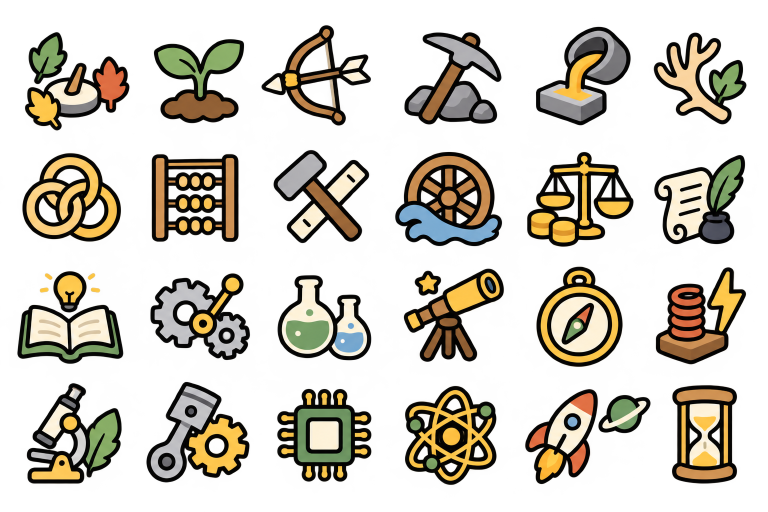
#> input picture source-assets/simple-book-v31/research-resources-a/research-subjects.png, 1536 x 1024 px, found by its file name (shown at 1/2 size); its folder holds 2 pictures in this run
$ python build-source-crops.py
#> lines starting #> are read from the running program, lines starting #| are printed output that depends on the picture; after the words box and inside, x2 and y2 are one past the last pixel; in counts of white or black regions, pixels touching at a corner belong together
from pathlib import Path
from PIL import Image
from scipy.ndimage import label, find_objects
import numpy as np
import json
root=Path('/workspace/shared/beargame-simple/research-resources-a')
groups={
'research-subjects':{
'seasons':[3,7], 'agriculture':[6], 'hunting':[1], 'mining':[4], 'metallurgy':[2], 'husbandry':[5],
'society':[11], 'mathematics':[12], 'construction':[8], 'hydraulics':[9], 'currency':[10], 'writing':[13],
'philosophy':[18,19,20,23,24,25], 'machinery':[21], 'chemistry':[22], 'astronomy':[16,17], 'navigation':[14], 'electricity':[15],
'biology':[27], 'industry':[26], 'computing':[30], 'nuclear':[29], 'space':[31,32], 'time':[28]},
'semantic-resources-a':{
'manpower':[1,7], 'furs':[5], 'ivory':[2], 'paragon':[3], 'unobtainium':[4], 'titanium':[6],
'oil':[8], 'elderBox':[10], 'wrappingPaper':[12], 'slab':[13], 'plate':[11], 'scaffold':[9],
'concrete':[15], 'alloy':[18], 'eludium':[19], 'ship':[14], 'parchment':[16], 'manuscript':[17],
'compendium':[21], 'blueprint':[23], 'uranium':[24], 'thorium':[25], 'kerosene':[22], 'antimatter':[20]}}
result={}
for atlas,defs in groups.items():
 im=Image.open(root/(atlas+'.png')); a=np.asarray(im)[:,:,3]
#> further down, im is the input picture: PIL image 1536x1024 RGBA; mean R, G, B, A 81.1, 72, 50.8, 83.8
#> after `a = np.asarray(im)[:, :, 3]`:
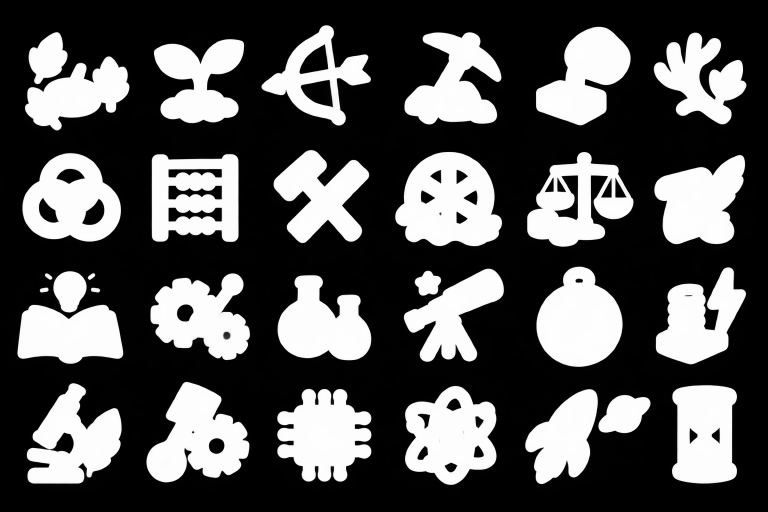
#> a: shape (1024, 1536) (shown at 1/2 size); min 0, max 254, mean 83.8
 labels,count=label(a>32); regions=find_objects(labels)
#> after `labels, count = label(a > 32)`:
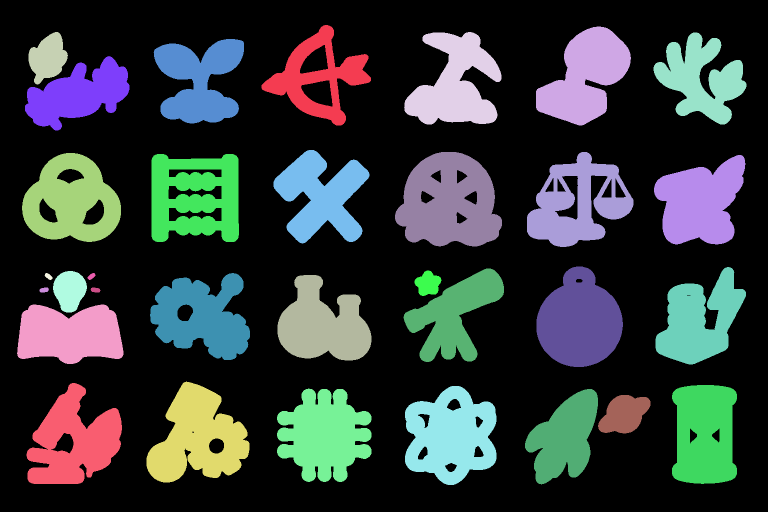
#> labels: shape (1024, 1536) int32 (shown at 1/2 size); 33 distinct labels, from 0 to 32; one colour per label, 0 black
#> after `labels, count = label(a > 32)`: count = 32
#> after `regions = find_objects(labels)`: regions = 32 items
 result[atlas]={}
 used=[]
 for key,ids in defs.items():
  used+=ids
  boxes=[regions[i-1] for i in ids]
  x=max(0,min(b[1].start for b in boxes)-6)
  y=max(0,min(b[0].start for b in boxes)-6)
  r=min(im.width,max(b[1].stop for b in boxes)+6)
  b=min(im.height,max(b[0].stop for b in boxes)+6)
  result[atlas][key]={'x':x,'y':y,'width':r-x,'height':b-y}
#> this loop made 24 passes
#> (x, y, r, b) on passes 1 to 12: (44, 58, 265, 267), (301, 72, 494, 253), (517, 44, 748, 257), (802, 58, 1009, 255), (1066, 47, 1268, 257), (1301, 59, 1499, 255), (38, 300, 248, 490), (297, 302, 484, 490), (541, 294, 745, 493), (784, 298, 1010, 499), (1048, 298, 1273, 500), (1302, 304, 1497, 495)
#> after the loop, result = 1 item; used = 32 values, max 32 at index 30, min 1 at index 3, mean 16.5
 assert sorted(used)==list(range(1,count+1)), (atlas,used,count)
 # All source pixels with nontrivial alpha belong to a crop, including separate symbol details.
 covered=np.zeros(a.shape,dtype=bool)
 for c in result[atlas].values(): covered[c['y']:c['y']+c['height'],c['x']:c['x']+c['width']]=True
#> this loop made 24 passes
#> c on passes 1 to 12: {'x': 44, 'y': 58, 'width': 221, 'height': 209}, {'x': 301, 'y': 72, 'width': 193, 'height': 181}, {'x': 517, 'y': 44, 'width': 231, 'height': 213}, {'x': 802, 'y': 58, 'width': 207, 'height': 197}, {'x': 1066, 'y': 47, 'width': 202, 'height': 210}, {'x': 1301, 'y': 59, 'width': 198, 'height': 196}, {'x': 38, 'y': 300, 'width': 210, 'height': 190}, {'x': 297, 'y': 302, 'width': 187, 'height': 188}, {'x': 541, 'y': 294, 'width': 204, 'height': 199}, {'x': 784, 'y': 298, 'width': 226, 'height': 201}, {'x': 1048, 'y': 298, 'width': 225, 'height': 202}, {'x': 1302, 'y': 304, 'width': 195, 'height': 191}
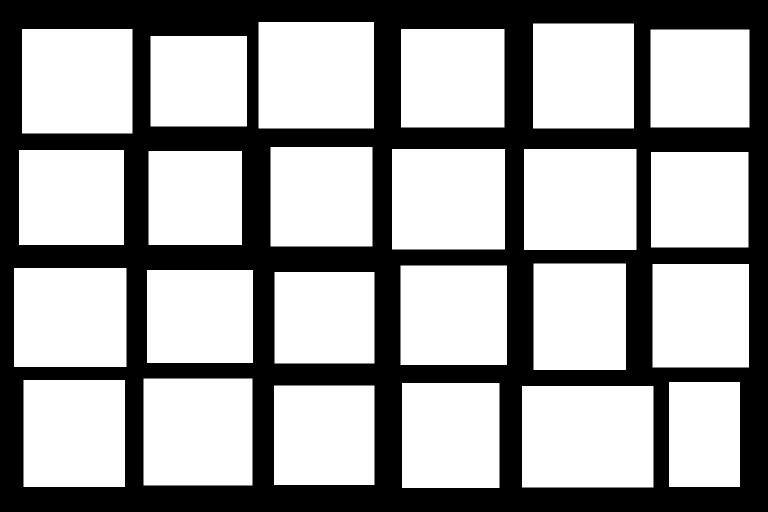
#> covered: shape (1024, 1536) bool (shown at 1/2 size); 63.1% white; 1 black region, box (x1, y1, x2, y2) and area: (0, 0, 1536, 1024) 580182
 assert not np.any((a>32)&(~covered)), atlas
 print(atlas,len(defs),'groups;',count,'components; all alpha > 32 pixels enclosed; six-pixel contour padding')
#| research-subjects 24 groups; 32 components; all alpha > 32 pixels enclosed; six-pixel contour padding
#> pass 2 of the loop `for atlas,defs in groups.items():`:
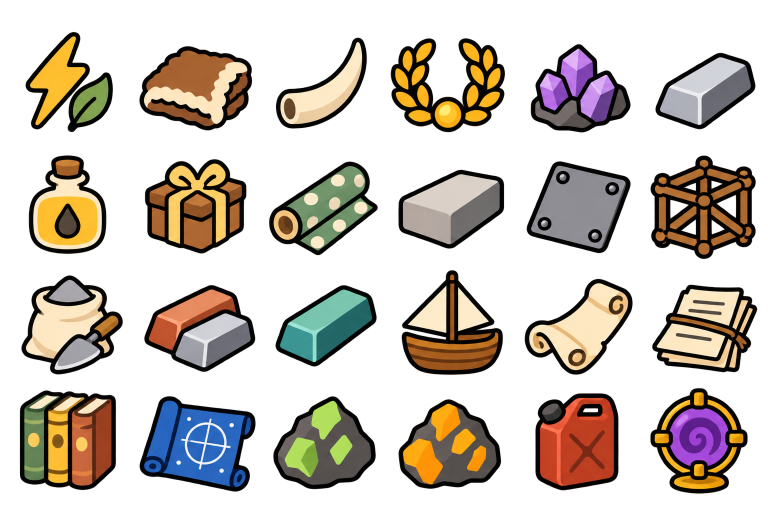
#> input picture source-assets/simple-book-v31/research-resources-a/semantic-resources-a.png, 1536 x 1024 px, found by its file name (shown at 1/2 size)
#> im is the input picture: PIL image 1536x1024 RGBA; mean R, G, B, A 78.5, 65.9, 50, 97.7
#> `labels, count = label(a > 32)`:
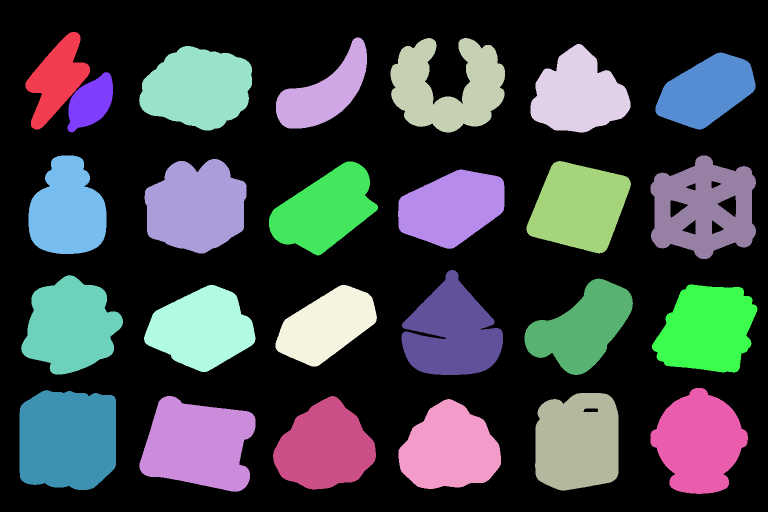
#> labels: shape (1024, 1536) int32 (shown at 1/2 size); 26 distinct labels, from 0 to 25; one colour per label, 0 black
#> count = 25
#> regions = 25 items
#> the loop `for key,ids in defs.items():` made 24 passes
#> (x, y, r, b) on passes 1 to 8: (45, 58, 232, 271), (272, 86, 510, 267), (546, 69, 740, 263), (775, 70, 1016, 271), (1055, 82, 1267, 271), (1305, 99, 1517, 265), (51, 305, 219, 514), (283, 312, 499, 513)
#> after the loop `for key,ids in defs.items():`: result = 2 items; used = 25 values, max 25 at index 22, min 1 at index 0, mean 13
#> the loop `for c in result[atlas].values(): covered[c['y']:c['y']+c['height'],c['..` made 24 passes
#> c on passes 1 to 8: {'x': 45, 'y': 58, 'width': 187, 'height': 213}, {'x': 272, 'y': 86, 'width': 238, 'height': 181}, {'x': 546, 'y': 69, 'width': 194, 'height': 194}, {'x': 775, 'y': 70, 'width': 241, 'height': 201}, {'x': 1055, 'y': 82, 'width': 212, 'height': 189}, {'x': 1305, 'y': 99, 'width': 212, 'height': 166}, {'x': 51, 'y': 305, 'width': 168, 'height': 209}, {'x': 283, 'y': 312, 'width': 216, 'height': 201}
#> after the loop `for c in result[atlas].values(): covered[c['y']:c['y']+c['height'],c['..`:
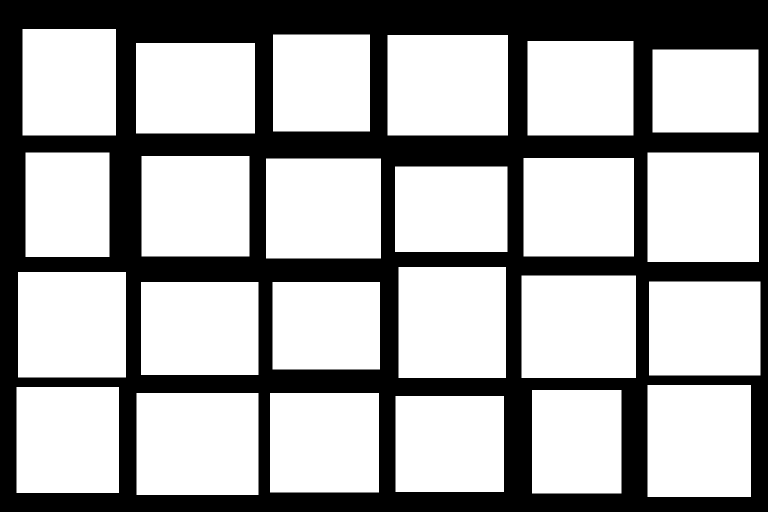
#> covered: shape (1024, 1536) bool (shown at 1/2 size); 65.2% white; 1 black region, box (x1, y1, x2, y2) and area: (0, 0, 1536, 1024) 548028
#| semantic-resources-a 24 groups; 25 components; all alpha > 32 pixels enclosed; six-pixel contour padding
(root/'source-crops.json').write_text(json.dumps(result,indent=2)+'\n')
